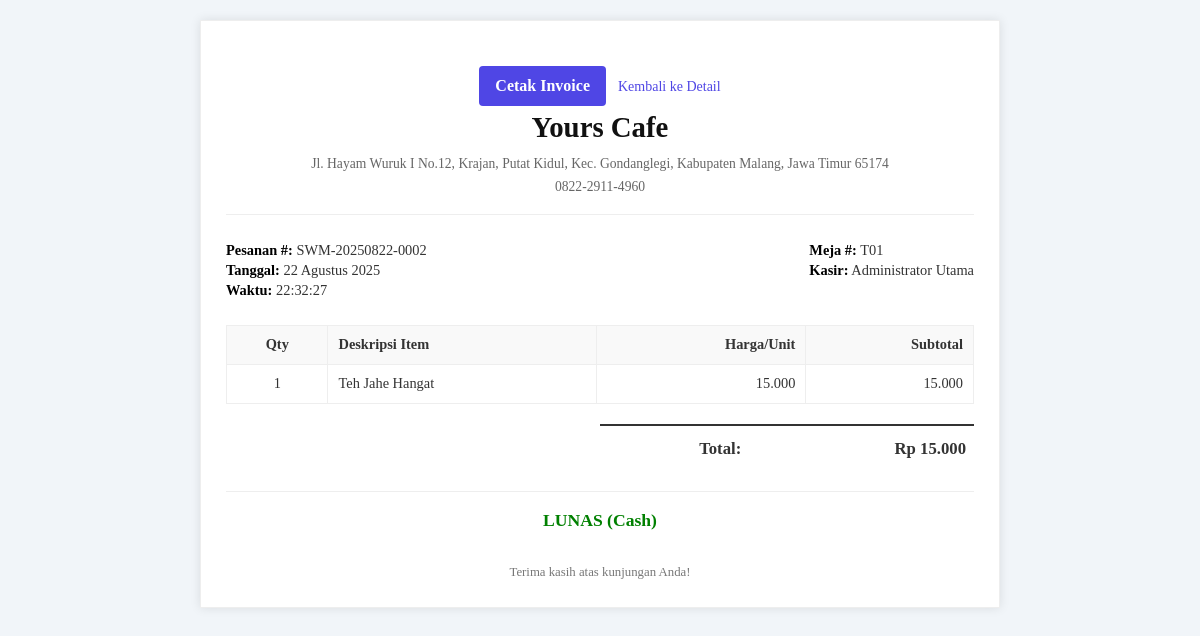
The page /admin/orders/invoice/8 (signed in) on the database its author committed.
### tables this page shows
CREATE TABLE IF NOT EXISTS `orders` (
  `id` bigint(20) unsigned NOT NULL AUTO_INCREMENT,
  `table_id` int(10) unsigned NOT NULL COMMENT 'Relasi ke meja tempat pesanan dibuat',
  `order_number` varchar(100) NOT NULL COMMENT 'Nomor unik pesanan (e.g., STW-YYYYMMDD-NNN)',
  `total_amount` decimal(15,2) NOT NULL DEFAULT '0.00' COMMENT 'Total harga pesanan (dihitung dari order_items)',
  `status` varchar(25) NOT NULL DEFAULT 'pending_payment' COMMENT 'Status progres pesanan',
  `notes` text DEFAULT NULL COMMENT 'Catatan tambahan dari pelanggan untuk keseluruhan pesanan',
  `order_time` timestamp NOT NULL DEFAULT CURRENT_TIMESTAMP COMMENT 'Waktu pesanan dibuat',
  `created_at` timestamp DEFAULT CURRENT_TIMESTAMP,
  `updated_at` timestamp DEFAULT CURRENT_TIMESTAMP ON UPDATE CURRENT_TIMESTAMP,
  `shipping_cost` decimal(15,2) NOT NULL DEFAULT '0.00',
  `service_charge` decimal(15,2) NOT NULL DEFAULT '0.00',
  `mdr_service_fee` decimal(15,2) NOT NULL DEFAULT '0.00',
  `rounding` decimal(15,2) NOT NULL DEFAULT '0.00',
  `tax` decimal(15,2) NOT NULL DEFAULT '0.00',
  `other_revenue` decimal(15,2) NOT NULL DEFAULT '0.00',
  `purchase_promo` decimal(15,2) NOT NULL DEFAULT '0.00',
  `product_promo` decimal(15,2) NOT NULL DEFAULT '0.00',
  `complimentary` decimal(15,2) NOT NULL DEFAULT '0.00',
  `admin_fee` decimal(15,2) NOT NULL DEFAULT '0.00',
  `refunds` decimal(15,2) NOT NULL DEFAULT '0.00',
  `mdr_fee` decimal(15,2) NOT NULL DEFAULT '0.00',
  `commission` decimal(15,2) NOT NULL DEFAULT '0.00',
  PRIMARY KEY (`id`)  ,
  UNIQUE KEY `order_number` (`order_number`),
  KEY `fk_orders_tables_idx` (`table_id`),
  KEY `idx_orders_status` (`status`),
  KEY `idx_orders_order_time` (`order_time`),
  CONSTRAINT `fk_orders_tables` FOREIGN KEY (`table_id`) REFERENCES `tables` (`id`) ON UPDATE CASCADE
);

CREATE TABLE IF NOT EXISTS `tables` (
  `id` int(10) unsigned NOT NULL AUTO_INCREMENT,
  `table_number` varchar(50) NOT NULL COMMENT 'Nomor atau Nama Meja (e.g., T01, T02, VIP 1)',
  `qr_code_identifier` varchar(100) NOT NULL COMMENT 'Identifier unik untuk URL QR Code (bisa UUID atau random string)',
  `description` varchar(255) DEFAULT NULL COMMENT 'Deskripsi tambahan meja',
  `is_active` tinyint(1) NOT NULL DEFAULT '1' COMMENT 'Apakah meja ini aktif digunakan',
  `created_at` timestamp DEFAULT CURRENT_TIMESTAMP,
  `updated_at` timestamp DEFAULT CURRENT_TIMESTAMP ON UPDATE CURRENT_TIMESTAMP,
  PRIMARY KEY (`id`)  ,
  UNIQUE KEY `table_number` (`table_number`),
  UNIQUE KEY `qr_code_identifier` (`qr_code_identifier`),
  KEY `idx_tables_table_number` (`table_number`),
  KEY `idx_tables_qr_code_identifier` (`qr_code_identifier`)
);

CREATE TABLE IF NOT EXISTS `payments` (
  `id` bigint(20) unsigned NOT NULL AUTO_INCREMENT,
  `order_id` bigint(20) unsigned NOT NULL COMMENT 'Relasi ke order yang dibayar',
  `payment_method` enum('cash','qris','card','transfer') NOT NULL DEFAULT 'cash' COMMENT 'Metode pembayaran',
  `amount_paid` decimal(15,2) NOT NULL COMMENT 'Jumlah yang dibayar',
  `payment_time` timestamp NOT NULL DEFAULT CURRENT_TIMESTAMP COMMENT 'Waktu pembayaran',
  `processed_by_user_id` int(10) unsigned DEFAULT NULL COMMENT 'Staff (user) yang memproses pembayaran',
  `created_at` timestamp DEFAULT CURRENT_TIMESTAMP,
  `updated_at` timestamp DEFAULT CURRENT_TIMESTAMP ON UPDATE CURRENT_TIMESTAMP,
  PRIMARY KEY (`id`)  ,
  UNIQUE KEY `order_id` (`order_id`),
  KEY `fk_payments_users` (`processed_by_user_id`),
  CONSTRAINT `fk_payments_orders` FOREIGN KEY (`order_id`) REFERENCES `orders` (`id`) ON UPDATE CASCADE,
  CONSTRAINT `fk_payments_users` FOREIGN KEY (`processed_by_user_id`) REFERENCES `users` (`id`) ON DELETE SET NULL ON UPDATE CASCADE
);

CREATE TABLE IF NOT EXISTS `users` (
  `id` int(10) unsigned NOT NULL AUTO_INCREMENT,
  `username` varchar(50) NOT NULL COMMENT 'Username untuk login',
  `password` varchar(255) NOT NULL COMMENT 'HARUS disimpan dalam bentuk hash!',
  `name` varchar(100) NOT NULL COMMENT 'Nama lengkap pengguna',
  `role` enum('admin','staff','kitchen') NOT NULL DEFAULT 'staff' COMMENT 'Peran pengguna (admin, staff kasir, staff dapur)',
  `is_active` tinyint(1) NOT NULL DEFAULT '1' COMMENT 'Status aktif pengguna',
  `created_at` timestamp DEFAULT CURRENT_TIMESTAMP,
  `updated_at` timestamp DEFAULT CURRENT_TIMESTAMP ON UPDATE CURRENT_TIMESTAMP,
  PRIMARY KEY (`id`)  ,
  UNIQUE KEY `username` (`username`),
  KEY `idx_users_username` (`username`)
);

CREATE TABLE IF NOT EXISTS `order_items` (
  `id` bigint(20) unsigned NOT NULL AUTO_INCREMENT,
  `order_id` bigint(20) unsigned NOT NULL COMMENT 'Relasi ke tabel orders',
  `menu_item_id` int(10) unsigned NOT NULL COMMENT 'Relasi ke tabel menu_items',
  `quantity` int(10) unsigned NOT NULL DEFAULT '1' COMMENT 'Jumlah item yang dipesan',
  `price_at_order` decimal(12,2) NOT NULL COMMENT 'Harga item pada saat dipesan',
  `subtotal` decimal(15,2) NOT NULL COMMENT 'Total harga (quantity * price_at_order)',
  `notes` varchar(255) DEFAULT NULL COMMENT 'Catatan spesifik untuk item ini',
  PRIMARY KEY (`id`)  ,
  KEY `fk_order_items_orders_idx` (`order_id`),
  KEY `fk_order_items_menu_items_idx` (`menu_item_id`),
  CONSTRAINT `fk_order_items_menu_items` FOREIGN KEY (`menu_item_id`) REFERENCES `menu_items` (`id`) ON UPDATE CASCADE,
  CONSTRAINT `fk_order_items_orders` FOREIGN KEY (`order_id`) REFERENCES `orders` (`id`) ON DELETE CASCADE ON UPDATE CASCADE
);

CREATE TABLE IF NOT EXISTS `menu_items` (
  `id` int(10) unsigned NOT NULL AUTO_INCREMENT,
  `category_id` int(10) unsigned NOT NULL COMMENT 'Relasi ke tabel categories',
  `name` varchar(150) NOT NULL COMMENT 'Nama item menu',
  `description` text DEFAULT NULL COMMENT 'Deskripsi item menu',
  `price` decimal(12,2) NOT NULL COMMENT 'Harga item menu (gunakan DECIMAL untuk uang)',
  `cost` decimal(12,2) DEFAULT '0.00' COMMENT 'Harga pokok penjualan (HPP) per item',
  `image_path` varchar(255) DEFAULT NULL COMMENT 'Path ke file gambar item menu',
  `is_available` tinyint(1) NOT NULL DEFAULT '1' COMMENT 'Status ketersediaan item (1=Tersedia, 0=Habis)',
  `created_at` timestamp DEFAULT CURRENT_TIMESTAMP,
  `updated_at` timestamp DEFAULT CURRENT_TIMESTAMP ON UPDATE CURRENT_TIMESTAMP,
  PRIMARY KEY (`id`)  ,
  KEY `fk_menu_items_categories_idx` (`category_id`),
  KEY `idx_menu_items_name` (`name`),
  CONSTRAINT `fk_menu_items_categories` FOREIGN KEY (`category_id`) REFERENCES `categories` (`id`) ON UPDATE CASCADE
);

### app/views/admin/orders/invoice.php (the view, shortened to what the rows shown need)
<?php
$order = $order ?? null;
$payment = $payment ?? null;
$cafeName = SanitizeHelper::html(APP_NAME ?? 'Yours Cafe');
$cafeAddress = SanitizeHelper::html(CAFE_ADDRESS ?? 'Jl. Contoh No. 123, Kota Anda');
$cafePhone = SanitizeHelper::html(CAFE_PHONE ?? '0812-3456-7890');
?>
<!DOCTYPE html>
<html lang="id">
<head>
    <link rel="stylesheet" href="<?= \App\Helpers\UrlHelper::baseUrl('css/admin_output.css') ?>">
</head>
<body>
    <?php if ($order): ?>
    <div class="invoice-container">
        <div class="print-button-container">
            <button onclick="window.print()" class="bg-indigo-600 hover:bg-indigo-700 text-white font-bold py-2 px-4 rounded transition">
                Cetak Invoice
            </button>
            <a href="<?= UrlHelper::baseUrl('/admin/orders/show/' . $order['id']) ?>" class="ml-2 text-sm text-indigo-600 hover:underline">Kembali ke Detail</a>
        </div>
        <div class="invoice-header">
            <h1><?= $cafeName ?></h1>
            <p><?= $cafeAddress ?></p>
            <p><?= $cafePhone ?></p>
        </div>
        <div class="invoice-details">
            <div>
                 <strong>Pesanan #:</strong> <?= SanitizeHelper::html($order['order_number']) ?><br>
                 <strong>Tanggal:</strong> <?= DateHelper::formatIndonesian($order['order_time'], 'dateonly') ?><br>
                 <strong>Waktu:</strong> <?= DateHelper::formatIndonesian($order['order_time'], 'H:i:s') ?>
            </div>
             <div>
                 <strong>Meja #:</strong> <?= SanitizeHelper::html($order['table_number']) ?><br>
                 <?php if ($payment && isset($payment['processed_by_user_name'])): ?>
                    <strong>Kasir:</strong> <?= SanitizeHelper::html($payment['processed_by_user_name']) ?>
                 <?php endif; ?>
            </div>
        </div>
        <table class="invoice-table">
            <thead>
                <tr>
                    <th class="qty">Qty</th>
                    <th>Deskripsi Item</th>
                    <th class="price">Harga/Unit</th>
                    <th class="price">Subtotal</th>
                </tr>
            </thead>
            <tbody>
                <?php if (!empty($order['items'])): ?>
                    <?php foreach ($order['items'] as $item): ?>
                        <tr>
                            <td class="qty"><?= SanitizeHelper::html($item['quantity']) ?></td>
                            <td>
                                <?= SanitizeHelper::html($item['menu_item_name']) ?>
                            </td>
                            <td class="price"><?= NumberHelper::formatCurrencyIDR($item['price_at_order'], false)  ?></td>
                            <td class="price"><?= NumberHelper::formatCurrencyIDR($item['subtotal'], false) ?></td>
                        </tr>
                    <?php endforeach; ?>
                <?php else: ?>
                    <tr><td colspan="4" style="text-align: center;">(Tidak ada item)</td></tr>
                <?php endif; ?>
            </tbody>
        </table>
        <div class="invoice-totals">
             <table>
                 <tr class="grand-total">
                     <td>Total:</td>
                     <td style="text-align:right;"><?= NumberHelper::formatCurrencyIDR($order['total_amount']) ?></td>
                 </tr>
             </table>
        </div>
         <?php
            $isPaid = $payment || ($order['status'] === 'paid' || $order['status'] === 'served');
            $paymentText = $isPaid ? 'LUNAS' : 'BELUM LUNAS';
            $paymentClass = $isPaid ? 'paid' : 'unpaid';
        ?>
        <div class="payment-status <?= $paymentClass ?>">
            <?= $paymentText ?>
            <?php if ($payment): ?>
                (<?= SanitizeHelper::html(ucfirst($payment['payment_method'])) ?>)
            <?php endif; ?>
        </div>
        <div class="invoice-footer">
            Terima kasih atas kunjungan Anda!
        </div>
    </div>
    <?php else: ?>
        <div style="padding: 20px; text-align: center; color: red;">Invoice tidak dapat dibuat karena data pesanan tidak ditemukan.</div>
    <?php endif; ?>
</body>
</html>

### rows shown on the page
orders: order_number "SWM-20250822-0002", order_time "22 Agustus 2025", order_time "22:32:27", table.table_number "T01", total_amount "Rp 15.000"
payments: processed_by_user.name "Administrator Utama", payment_method "Cash"
order_items: quantity "1", menu_item.name "Teh Jahe Hangat", price_at_order "15.000", subtotal "15.000"

### other values the page prints
$cafeName "Yours Cafe"
$cafeAddress "Jl. Hayam Wuruk I No.12, Krajan, Putat Kidul, Kec. Gondanglegi, Kabupaten Malang, Jawa Timur 65174"
$cafePhone "0822-2911-4960"
$paymentText "LUNAS"
